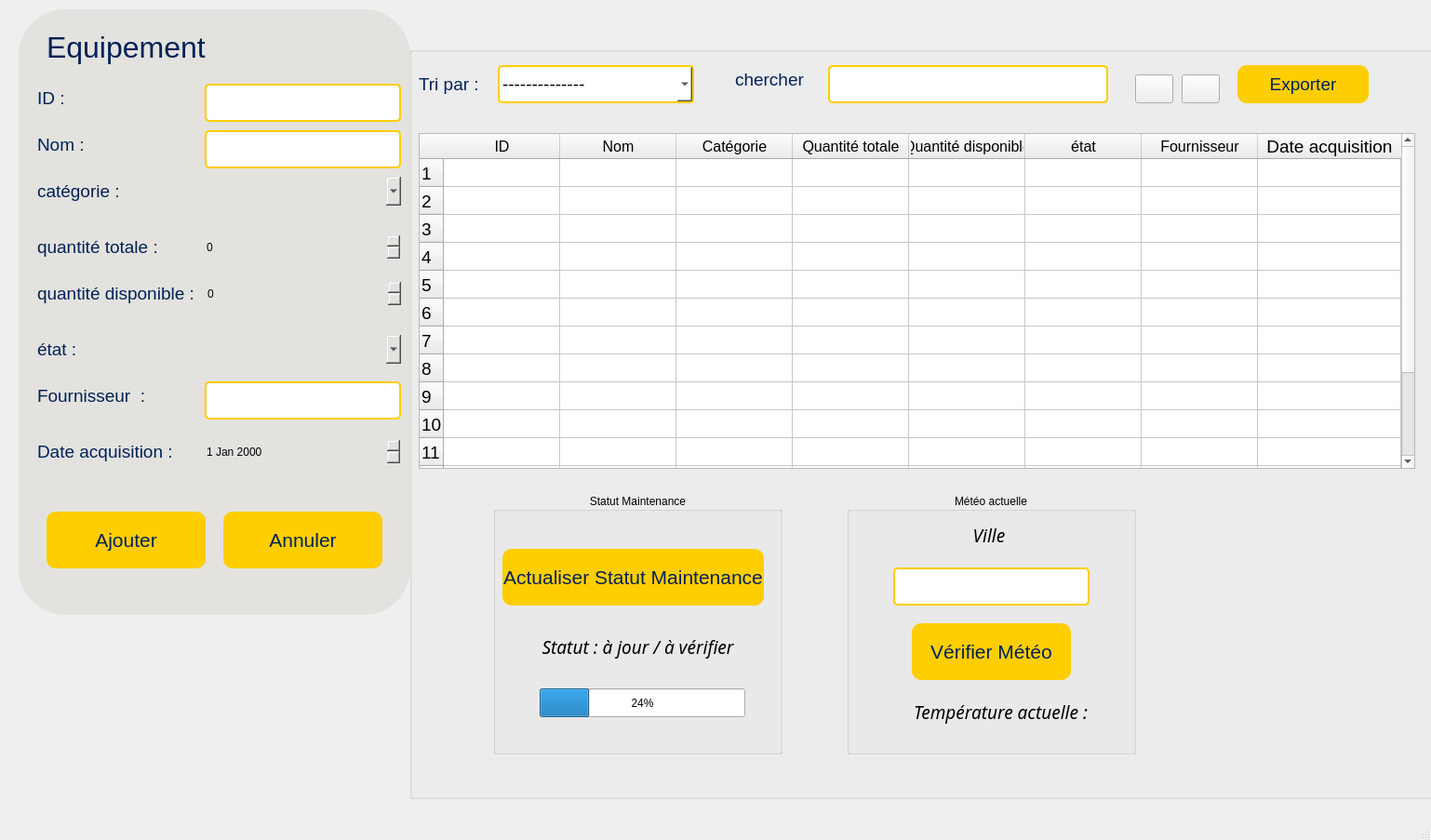
<?xml version="1.0" encoding="UTF-8"?>
<ui version="4.0">
 <class>Gestion_Equipement</class>
 <widget class="QMainWindow" name="Gestion_Equipement">
  <property name="geometry">
   <rect>
    <x>0</x>
    <y>0</y>
    <width>1538</width>
    <height>903</height>
   </rect>
  </property>
  <property name="windowTitle">
   <string>Gestion_Equipement</string>
  </property>
  <widget class="QWidget" name="centralwidget">
   <widget class="QGroupBox" name="groupBox">
    <property name="geometry">
     <rect>
      <x>20</x>
      <y>10</y>
      <width>421</width>
      <height>651</height>
     </rect>
    </property>
    <property name="styleSheet">
     <string notr="true">border-radius:50px;
background-color:#e3e2de;</string>
    </property>
    <property name="title">
     <string/>
    </property>
    <widget class="QLabel" name="label">
     <property name="geometry">
      <rect>
       <x>30</x>
       <y>10</y>
       <width>331</width>
       <height>61</height>
      </rect>
     </property>
     <property name="font">
      <font>
       <pointsize>24</pointsize>
      </font>
     </property>
     <property name="styleSheet">
      <string notr="true">color:#002157
</string>
     </property>
     <property name="text">
      <string>Equipement</string>
     </property>
    </widget>
    <widget class="QLabel" name="label_2">
     <property name="geometry">
      <rect>
       <x>20</x>
       <y>80</y>
       <width>121</width>
       <height>31</height>
      </rect>
     </property>
     <property name="font">
      <font>
       <pointsize>14</pointsize>
      </font>
     </property>
     <property name="styleSheet">
      <string notr="true">color:#002157</string>
     </property>
     <property name="text">
      <string>ID :</string>
     </property>
    </widget>
    <widget class="QLabel" name="label_3">
     <property name="geometry">
      <rect>
       <x>20</x>
       <y>130</y>
       <width>121</width>
       <height>31</height>
      </rect>
     </property>
     <property name="font">
      <font>
       <pointsize>14</pointsize>
      </font>
     </property>
     <property name="styleSheet">
      <string notr="true">color:#002157</string>
     </property>
     <property name="text">
      <string>Nom :</string>
     </property>
    </widget>
    <widget class="QLabel" name="label_4">
     <property name="geometry">
      <rect>
       <x>20</x>
       <y>180</y>
       <width>121</width>
       <height>31</height>
      </rect>
     </property>
     <property name="font">
      <font>
       <pointsize>14</pointsize>
      </font>
     </property>
     <property name="styleSheet">
      <string notr="true">color:#002157</string>
     </property>
     <property name="text">
      <string>catégorie :</string>
     </property>
    </widget>
    <widget class="QTextEdit" name="id_equipement">
     <property name="geometry">
      <rect>
       <x>200</x>
       <y>80</y>
       <width>211</width>
       <height>41</height>
      </rect>
     </property>
     <property name="font">
      <font>
       <pointsize>14</pointsize>
      </font>
     </property>
     <property name="styleSheet">
      <string notr="true">background-color:white;
border-radius:5px;
border:2px solid #ffce00;


</string>
     </property>
     <property name="verticalScrollBarPolicy">
      <enum>Qt::ScrollBarAsNeeded</enum>
     </property>
     <property name="horizontalScrollBarPolicy">
      <enum>Qt::ScrollBarAsNeeded</enum>
     </property>
     <property name="sizeAdjustPolicy">
      <enum>QAbstractScrollArea::AdjustIgnored</enum>
     </property>
     <property name="readOnly">
      <bool>true</bool>
     </property>
    </widget>
    <widget class="QTextEdit" name="nom_equipement">
     <property name="geometry">
      <rect>
       <x>200</x>
       <y>130</y>
       <width>211</width>
       <height>41</height>
      </rect>
     </property>
     <property name="font">
      <font>
       <pointsize>14</pointsize>
      </font>
     </property>
     <property name="styleSheet">
      <string notr="true">background-color:white;
border-radius:5px;
border:2px solid #ffce00;</string>
     </property>
    </widget>
    <widget class="QLabel" name="label_5">
     <property name="geometry">
      <rect>
       <x>20</x>
       <y>240</y>
       <width>151</width>
       <height>31</height>
      </rect>
     </property>
     <property name="font">
      <font>
       <pointsize>14</pointsize>
      </font>
     </property>
     <property name="styleSheet">
      <string notr="true">color:#002157</string>
     </property>
     <property name="text">
      <string>quantité totale :</string>
     </property>
    </widget>
    <widget class="QLabel" name="label_6">
     <property name="geometry">
      <rect>
       <x>20</x>
       <y>290</y>
       <width>211</width>
       <height>31</height>
      </rect>
     </property>
     <property name="font">
      <font>
       <pointsize>14</pointsize>
      </font>
     </property>
     <property name="styleSheet">
      <string notr="true">color:#002157</string>
     </property>
     <property name="text">
      <string>quantité disponible :</string>
     </property>
    </widget>
    <widget class="QLabel" name="label_7">
     <property name="geometry">
      <rect>
       <x>20</x>
       <y>350</y>
       <width>141</width>
       <height>31</height>
      </rect>
     </property>
     <property name="font">
      <font>
       <pointsize>14</pointsize>
      </font>
     </property>
     <property name="styleSheet">
      <string notr="true">color:#002157</string>
     </property>
     <property name="text">
      <string>état :</string>
     </property>
    </widget>
    <widget class="QLabel" name="label_8">
     <property name="geometry">
      <rect>
       <x>20</x>
       <y>400</y>
       <width>181</width>
       <height>31</height>
      </rect>
     </property>
     <property name="font">
      <font>
       <pointsize>14</pointsize>
      </font>
     </property>
     <property name="styleSheet">
      <string notr="true">color:#002157</string>
     </property>
     <property name="text">
      <string>Fournisseur  :</string>
     </property>
    </widget>
    <widget class="QPushButton" name="btn_ajout">
     <property name="geometry">
      <rect>
       <x>30</x>
       <y>540</y>
       <width>171</width>
       <height>61</height>
      </rect>
     </property>
     <property name="font">
      <font>
       <pointsize>16</pointsize>
      </font>
     </property>
     <property name="styleSheet">
      <string notr="true">background-color:#ffce00;
color:#002157;
border-radius:10px;</string>
     </property>
     <property name="text">
      <string>Ajouter</string>
     </property>
    </widget>
    <widget class="QPushButton" name="btn_reset">
     <property name="geometry">
      <rect>
       <x>220</x>
       <y>540</y>
       <width>171</width>
       <height>61</height>
      </rect>
     </property>
     <property name="font">
      <font>
       <pointsize>16</pointsize>
      </font>
     </property>
     <property name="styleSheet">
      <string notr="true">background-color:#ffce00;
color:#002157;
border-radius:10px;</string>
     </property>
     <property name="text">
      <string>Annuler</string>
     </property>
    </widget>
    <widget class="QComboBox" name="comboBox_equipement">
     <property name="geometry">
      <rect>
       <x>210</x>
       <y>180</y>
       <width>201</width>
       <height>31</height>
      </rect>
     </property>
    </widget>
    <widget class="QSpinBox" name="spinBox_equipement">
     <property name="geometry">
      <rect>
       <x>200</x>
       <y>240</y>
       <width>211</width>
       <height>31</height>
      </rect>
     </property>
     <property name="maximum">
      <number>10</number>
     </property>
    </widget>
    <widget class="QSpinBox" name="spinBox_equipement1">
     <property name="geometry">
      <rect>
       <x>201</x>
       <y>290</y>
       <width>211</width>
       <height>31</height>
      </rect>
     </property>
    </widget>
    <widget class="QComboBox" name="comboBox">
     <property name="geometry">
      <rect>
       <x>200</x>
       <y>350</y>
       <width>211</width>
       <height>31</height>
      </rect>
     </property>
     <property name="editable">
      <bool>false</bool>
     </property>
     <property name="currentText">
      <string/>
     </property>
     <property name="maxVisibleItems">
      <number>3</number>
     </property>
    </widget>
    <widget class="QLabel" name="label_9">
     <property name="geometry">
      <rect>
       <x>20</x>
       <y>460</y>
       <width>181</width>
       <height>31</height>
      </rect>
     </property>
     <property name="font">
      <font>
       <pointsize>14</pointsize>
      </font>
     </property>
     <property name="styleSheet">
      <string notr="true">color:#002157</string>
     </property>
     <property name="text">
      <string>Date acquisition :</string>
     </property>
    </widget>
    <widget class="QDateEdit" name="dateEdit">
     <property name="geometry">
      <rect>
       <x>200</x>
       <y>460</y>
       <width>211</width>
       <height>31</height>
      </rect>
     </property>
    </widget>
    <widget class="QTextEdit" name="nom_equipement_2">
     <property name="geometry">
      <rect>
       <x>200</x>
       <y>400</y>
       <width>211</width>
       <height>41</height>
      </rect>
     </property>
     <property name="font">
      <font>
       <pointsize>14</pointsize>
      </font>
     </property>
     <property name="styleSheet">
      <string notr="true">background-color:white;
border-radius:5px;
border:2px solid #ffce00;</string>
     </property>
    </widget>
   </widget>
   <widget class="QGroupBox" name="groupBox_2">
    <property name="geometry">
     <rect>
      <x>440</x>
      <y>50</y>
      <width>1131</width>
      <height>809</height>
     </rect>
    </property>
    <property name="title">
     <string/>
    </property>
    <widget class="QTableWidget" name="tab_2">
     <property name="geometry">
      <rect>
       <x>10</x>
       <y>93</y>
       <width>1071</width>
       <height>361</height>
      </rect>
     </property>
     <property name="font">
      <font>
       <pointsize>14</pointsize>
      </font>
     </property>
     <property name="horizontalScrollBarPolicy">
      <enum>Qt::ScrollBarAsNeeded</enum>
     </property>
     <property name="sizeAdjustPolicy">
      <enum>QAbstractScrollArea::AdjustIgnored</enum>
     </property>
     <property name="autoScroll">
      <bool>true</bool>
     </property>
     <property name="selectionMode">
      <enum>QAbstractItemView::NoSelection</enum>
     </property>
     <property name="verticalScrollMode">
      <enum>QAbstractItemView::ScrollPerItem</enum>
     </property>
     <property name="showGrid">
      <bool>true</bool>
     </property>
     <property name="sortingEnabled">
      <bool>false</bool>
     </property>
     <property name="cornerButtonEnabled">
      <bool>true</bool>
     </property>
     <property name="rowCount">
      <number>15</number>
     </property>
     <attribute name="horizontalHeaderVisible">
      <bool>true</bool>
     </attribute>
     <attribute name="horizontalHeaderCascadingSectionResizes">
      <bool>false</bool>
     </attribute>
     <attribute name="horizontalHeaderMinimumSectionSize">
      <number>40</number>
     </attribute>
     <attribute name="horizontalHeaderDefaultSectionSize">
      <number>125</number>
     </attribute>
     <attribute name="horizontalHeaderHighlightSections">
      <bool>true</bool>
     </attribute>
     <attribute name="horizontalHeaderShowSortIndicator" stdset="0">
      <bool>false</bool>
     </attribute>
     <attribute name="horizontalHeaderStretchLastSection">
      <bool>true</bool>
     </attribute>
     <row/>
     <row/>
     <row/>
     <row/>
     <row/>
     <row/>
     <row/>
     <row/>
     <row/>
     <row/>
     <row/>
     <row/>
     <row/>
     <row/>
     <row/>
     <column>
      <property name="text">
       <string>ID</string>
      </property>
      <property name="font">
       <font>
        <pointsize>12</pointsize>
       </font>
      </property>
     </column>
     <column>
      <property name="text">
       <string>Nom</string>
      </property>
      <property name="font">
       <font>
        <pointsize>12</pointsize>
       </font>
      </property>
     </column>
     <column>
      <property name="text">
       <string>Catégorie</string>
      </property>
      <property name="font">
       <font>
        <pointsize>12</pointsize>
       </font>
      </property>
     </column>
     <column>
      <property name="text">
       <string>Quantité totale</string>
      </property>
      <property name="font">
       <font>
        <pointsize>12</pointsize>
       </font>
      </property>
     </column>
     <column>
      <property name="text">
       <string>Quantité disponible</string>
      </property>
      <property name="font">
       <font>
        <pointsize>12</pointsize>
       </font>
      </property>
     </column>
     <column>
      <property name="text">
       <string>état</string>
      </property>
      <property name="font">
       <font>
        <pointsize>12</pointsize>
       </font>
      </property>
     </column>
     <column>
      <property name="text">
       <string>Fournisseur</string>
      </property>
      <property name="font">
       <font>
        <pointsize>12</pointsize>
       </font>
      </property>
     </column>
     <column>
      <property name="text">
       <string>Date acquisition</string>
      </property>
     </column>
    </widget>
    <widget class="QLabel" name="label_11">
     <property name="geometry">
      <rect>
       <x>10</x>
       <y>25</y>
       <width>91</width>
       <height>31</height>
      </rect>
     </property>
     <property name="font">
      <font>
       <pointsize>14</pointsize>
      </font>
     </property>
     <property name="styleSheet">
      <string notr="true">color:#002157</string>
     </property>
     <property name="text">
      <string>Tri par : </string>
     </property>
    </widget>
    <widget class="QComboBox" name="tri_2">
     <property name="geometry">
      <rect>
       <x>95</x>
       <y>20</y>
       <width>211</width>
       <height>41</height>
      </rect>
     </property>
     <property name="font">
      <font>
       <pointsize>14</pointsize>
      </font>
     </property>
     <property name="styleSheet">
      <string notr="true">background-color:white;
border-radius:5px;
border:2px solid #ffce00;
</string>
     </property>
     <item>
      <property name="text">
       <string>--------------</string>
      </property>
     </item>
     <item>
      <property name="text">
       <string>nom A à Z </string>
      </property>
     </item>
     <item>
      <property name="text">
       <string>nom Z à A</string>
      </property>
     </item>
     <item>
      <property name="text">
       <string>Date croissant</string>
      </property>
     </item>
     <item>
      <property name="text">
       <string>Date  décroissant</string>
      </property>
     </item>
    </widget>
    <widget class="QTextEdit" name="recherche_2">
     <property name="geometry">
      <rect>
       <x>450</x>
       <y>20</y>
       <width>301</width>
       <height>41</height>
      </rect>
     </property>
     <property name="font">
      <font>
       <pointsize>14</pointsize>
      </font>
     </property>
     <property name="styleSheet">
      <string notr="true">background-color:white;
border-radius:5px;
border:2px solid #ffce00;


</string>
     </property>
     <property name="verticalScrollBarPolicy">
      <enum>Qt::ScrollBarAsNeeded</enum>
     </property>
     <property name="horizontalScrollBarPolicy">
      <enum>Qt::ScrollBarAsNeeded</enum>
     </property>
     <property name="sizeAdjustPolicy">
      <enum>QAbstractScrollArea::AdjustIgnored</enum>
     </property>
    </widget>
    <widget class="QLabel" name="label_14">
     <property name="geometry">
      <rect>
       <x>350</x>
       <y>20</y>
       <width>101</width>
       <height>31</height>
      </rect>
     </property>
     <property name="font">
      <font>
       <pointsize>14</pointsize>
      </font>
     </property>
     <property name="styleSheet">
      <string notr="true">color:#002157</string>
     </property>
     <property name="text">
      <string>chercher</string>
     </property>
    </widget>
    <widget class="QPushButton" name="pushButton_3">
     <property name="geometry">
      <rect>
       <x>780</x>
       <y>30</y>
       <width>41</width>
       <height>31</height>
      </rect>
     </property>
     <property name="text">
      <string/>
     </property>
     <property name="icon">
      <iconset theme="QIcon::ThemeIcon::EditDelete">
       <normaloff>E:/daraj/downloads</normaloff>E:/daraj/downloads</iconset>
     </property>
    </widget>
    <widget class="QPushButton" name="pushButton_4">
     <property name="geometry">
      <rect>
       <x>830</x>
       <y>30</y>
       <width>41</width>
       <height>31</height>
      </rect>
     </property>
     <property name="text">
      <string/>
     </property>
     <property name="icon">
      <iconset theme="QIcon::ThemeIcon::MailMessageNew">
       <normaloff>E:/daraj/downloads</normaloff>E:/daraj/downloads</iconset>
     </property>
    </widget>
    <widget class="QPushButton" name="pushButton_17">
     <property name="geometry">
      <rect>
       <x>890</x>
       <y>20</y>
       <width>141</width>
       <height>41</height>
      </rect>
     </property>
     <property name="font">
      <font>
       <pointsize>14</pointsize>
      </font>
     </property>
     <property name="styleSheet">
      <string notr="true">background-color:#ffce00;
color:#002157;
border-radius:10px;</string>
     </property>
     <property name="text">
      <string>Exporter</string>
     </property>
     <property name="icon">
      <iconset theme="QIcon::ThemeIcon::WindowNew">
       <normaloff>E:/daraj/downloads</normaloff>E:/daraj/downloads</iconset>
     </property>
     <property name="iconSize">
      <size>
       <width>20</width>
       <height>20</height>
      </size>
     </property>
    </widget>
    <widget class="QGroupBox" name="groupBox_3">
     <property name="geometry">
      <rect>
       <x>90</x>
       <y>480</y>
       <width>311</width>
       <height>281</height>
      </rect>
     </property>
     <property name="title">
      <string>Statut Maintenance</string>
     </property>
     <property name="alignment">
      <set>Qt::AlignCenter</set>
     </property>
     <property name="flat">
      <bool>false</bool>
     </property>
     <property name="checkable">
      <bool>false</bool>
     </property>
     <widget class="QPushButton" name="btnUpdateMaintenance">
      <property name="geometry">
       <rect>
        <x>10</x>
        <y>60</y>
        <width>281</width>
        <height>61</height>
       </rect>
      </property>
      <property name="font">
       <font>
        <pointsize>16</pointsize>
       </font>
      </property>
      <property name="styleSheet">
       <string notr="true">background-color:#ffce00;
color:#002157;
border-radius:10px;</string>
      </property>
      <property name="text">
       <string>Actualiser Statut Maintenance</string>
      </property>
     </widget>
     <widget class="QLabel" name="label_12">
      <property name="geometry">
       <rect>
        <x>20</x>
        <y>150</y>
        <width>271</width>
        <height>31</height>
       </rect>
      </property>
      <property name="font">
       <font>
        <family>Montserrat Medium</family>
        <pointsize>14</pointsize>
        <italic>true</italic>
        <bold>false</bold>
       </font>
      </property>
      <property name="text">
       <string>Statut : à jour / à vérifier</string>
      </property>
      <property name="textFormat">
       <enum>Qt::AutoText</enum>
      </property>
      <property name="alignment">
       <set>Qt::AlignCenter</set>
      </property>
     </widget>
     <widget class="QProgressBar" name="progressBar">
      <property name="geometry">
       <rect>
        <x>50</x>
        <y>210</y>
        <width>221</width>
        <height>31</height>
       </rect>
      </property>
      <property name="value">
       <number>24</number>
      </property>
     </widget>
    </widget>
    <widget class="QGroupBox" name="groupBox_4">
     <property name="geometry">
      <rect>
       <x>470</x>
       <y>480</y>
       <width>311</width>
       <height>281</height>
      </rect>
     </property>
     <property name="title">
      <string>Météo actuelle</string>
     </property>
     <property name="alignment">
      <set>Qt::AlignCenter</set>
     </property>
     <property name="flat">
      <bool>false</bool>
     </property>
     <property name="checkable">
      <bool>false</bool>
     </property>
     <widget class="QPushButton" name="btnCheckWeather">
      <property name="geometry">
       <rect>
        <x>70</x>
        <y>140</y>
        <width>171</width>
        <height>61</height>
       </rect>
      </property>
      <property name="font">
       <font>
        <pointsize>16</pointsize>
       </font>
      </property>
      <property name="styleSheet">
       <string notr="true">background-color:#ffce00;
color:#002157;
border-radius:10px;</string>
      </property>
      <property name="text">
       <string>Vérifier Météo</string>
      </property>
     </widget>
     <widget class="QLabel" name="labelVille">
      <property name="geometry">
       <rect>
        <x>20</x>
        <y>30</y>
        <width>271</width>
        <height>31</height>
       </rect>
      </property>
      <property name="font">
       <font>
        <family>Montserrat Medium</family>
        <pointsize>14</pointsize>
        <italic>true</italic>
        <bold>false</bold>
       </font>
      </property>
      <property name="text">
       <string>Ville </string>
      </property>
      <property name="textFormat">
       <enum>Qt::AutoText</enum>
      </property>
      <property name="alignment">
       <set>Qt::AlignCenter</set>
      </property>
     </widget>
     <widget class="QTextEdit" name="lineEditVille">
      <property name="geometry">
       <rect>
        <x>50</x>
        <y>80</y>
        <width>211</width>
        <height>41</height>
       </rect>
      </property>
      <property name="font">
       <font>
        <pointsize>14</pointsize>
       </font>
      </property>
      <property name="styleSheet">
       <string notr="true">background-color:white;
border-radius:5px;
border:2px solid #ffce00;</string>
      </property>
     </widget>
     <widget class="QLabel" name="labelWeatherResult">
      <property name="geometry">
       <rect>
        <x>30</x>
        <y>220</y>
        <width>271</width>
        <height>31</height>
       </rect>
      </property>
      <property name="font">
       <font>
        <family>Montserrat Medium</family>
        <pointsize>14</pointsize>
        <italic>true</italic>
        <bold>false</bold>
       </font>
      </property>
      <property name="text">
       <string>Température actuelle :</string>
      </property>
      <property name="textFormat">
       <enum>Qt::AutoText</enum>
      </property>
      <property name="alignment">
       <set>Qt::AlignCenter</set>
      </property>
     </widget>
    </widget>
   </widget>
  </widget>
  <widget class="QMenuBar" name="menubar">
   <property name="geometry">
    <rect>
     <x>0</x>
     <y>0</y>
     <width>1538</width>
     <height>22</height>
    </rect>
   </property>
  </widget>
  <widget class="QStatusBar" name="statusbar"/>
 </widget>
 <resources/>
 <connections/>
</ui>
